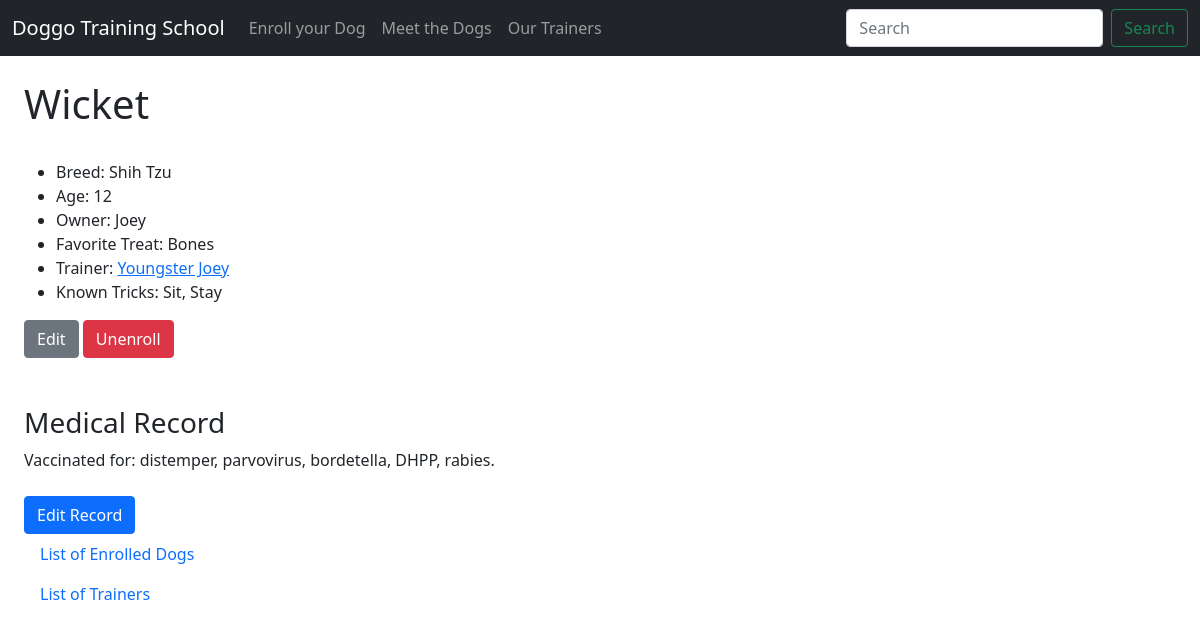
Before: /dog_profile/1 with the older database file.
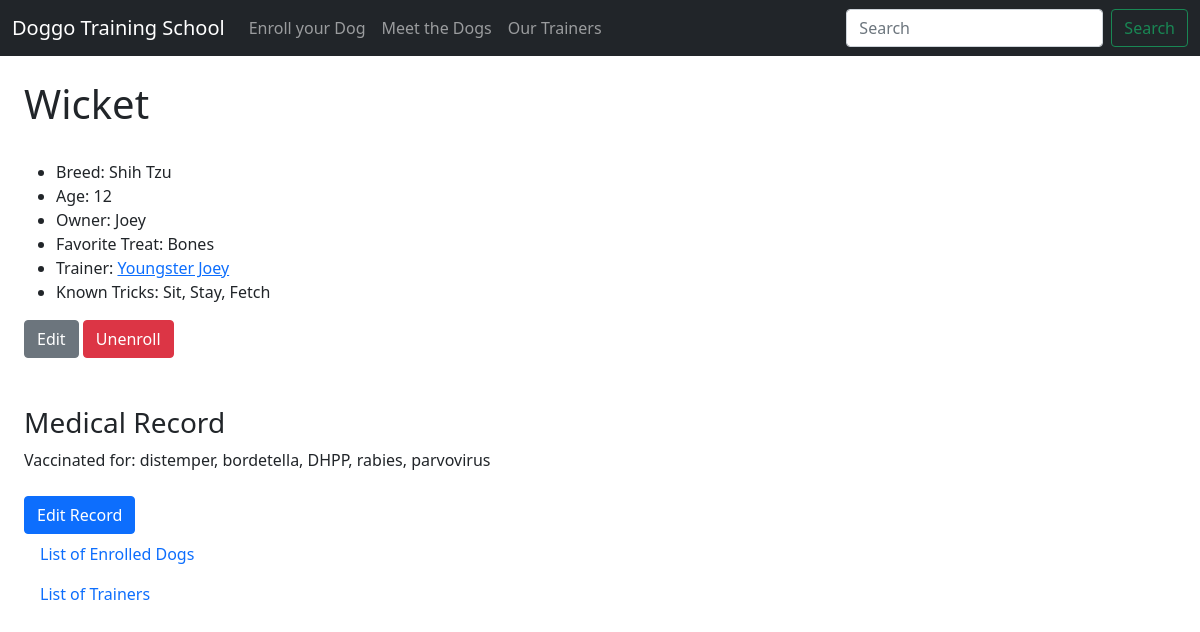
After: the same page with the newer database file.
### tables this page shows
CREATE TABLE "dogs" (
	"id"	INTEGER NOT NULL UNIQUE,
	"name"	TEXT NOT NULL,
	"breed"	TEXT,
	"age"	INTEGER,
	"owner"	NUMERIC NOT NULL,
	"treats"	BLOB,
	"trainer"	BLOB,
	"pic"	TEXT,
	"tricks"	TEXT,
	"medical"	TEXT,
	PRIMARY KEY("id" AUTOINCREMENT)
);

### app.py (the view)
@app.route('/dog_profile/<int:dog_id>')
def dog_profile(dog_id):
    dog = read_dog_by_id(dog_id)
    return render_template('dog_profile.html', dog=dog)

### dog_data.py (called while the page is built)
def connect_db(path):
    conn = sqlite3.connect(path)
    conn.row_factory = sqlite3.Row
    return (conn, conn.cursor())

def read_dog_by_id(dog_id):
    conn, cur = connect_db(db_path)
    query = 'SELECT * FROM dogs WHERE id=?'
    result = cur.execute(query, (dog_id,)).fetchone()
    conn.close()
    return result

### templates/dog_profile.html (shortened to what this page needs)
{% extends 'base.html' %}
{% block content %}
<h1>{{ dog.name }}</h1>
<ul>
  {% if dog.breed %}
  <li>Breed: {{ dog.breed }}</li>
  {% else %}
  <li>No breed info available</li>
  {% endif %}
  <li>Age: {{ dog.age }}</li>
  <li>Owner: {{ dog.owner }}</li>
  <li>Favorite Treat: {{ dog.treats }} </li>
  <li>Trainer: <a href="{{ url_for('trainer_profile', trainer=dog.trainer) }}">{{ dog.trainer }}</a></li>
  <li>Known Tricks: {{ dog.tricks }} </li>
</ul>
<form action="{{ url_for('modify',dog_name=dog.name, dog_id=dog.id) }}" method="post">
  <input class="btn btn-secondary" type="submit" value="Edit" name="action">
  <input class="btn btn-danger" type="submit" value="Unenroll" name="action">
</form>
<br><br>
<h3>Medical Record</h3>
<div>{{ dog.medical }}</div><br>
<form action="{{ url_for('modify_medical', dog_id=dog.id) }}" method="post">
    <input class="btn btn-primary" type="submit" value="Edit Record" name="action">
</form>
<a class="nav-link" href="{{ url_for('dog_list') }}">List of Enrolled Dogs</a>
<a class="nav-link" href="{{ url_for('trainer_list') }}">List of Trainers</a>
{% endblock %}

### templates/base.html (shortened to what this page needs)
<!DOCTYPE html>
<html lang="en">
<head>
  <link href="https://cdn.jsdelivr.net/npm/bootstrap@5.0.1/dist/css/bootstrap.min.css" rel="stylesheet">
</head>
<body>
{% include 'nav.html' %}
<div class="m-4">
  {% block content %}
  {% endblock %}
</div>
</body>
</html>

### templates/nav.html (shortened to what this page needs)
<nav class="navbar navbar-expand-md navbar-dark bg-dark">
  <div class="container-fluid">
    <a class="navbar-brand" href="{{ url_for('index') }}">Doggo Training School</a>
    <div class="collapse navbar-collapse" id="navbarSupportedContent">
      <ul class="navbar-nav me-auto mb-2 mb-lg-0">
        <li class="nav-item">
          <a class="nav-link" href="{{ url_for('enroll') }}">Enroll your Dog</a>
        </li>
        <li>
          <a class="nav-link" href="{{ url_for('dog_list') }}">Meet the Dogs</a>
        </li>
        <li>
          <a class="nav-link" href="{{ url_for('trainer_list') }}">Our Trainers</a>
        </li>
      </ul>
      <form class="d-flex">
        <input class="form-control me-2" type="search" placeholder="Search" aria-label="Search">
        <button class="btn btn-outline-success" type="submit">Search</button>
      </form>
    </div>
  </div>
</nav>

Changed rows visible on the page:
changed dogs "Wicket": tricks "Sit, Stay" → "Sit, Stay, Fetch"; medical "Vaccinated for: distemper, parvovirus, bordetella, DHPP, rabies." → "Vaccinated for: distemper, bordetella, DHPP, rabies, parvovirus"
